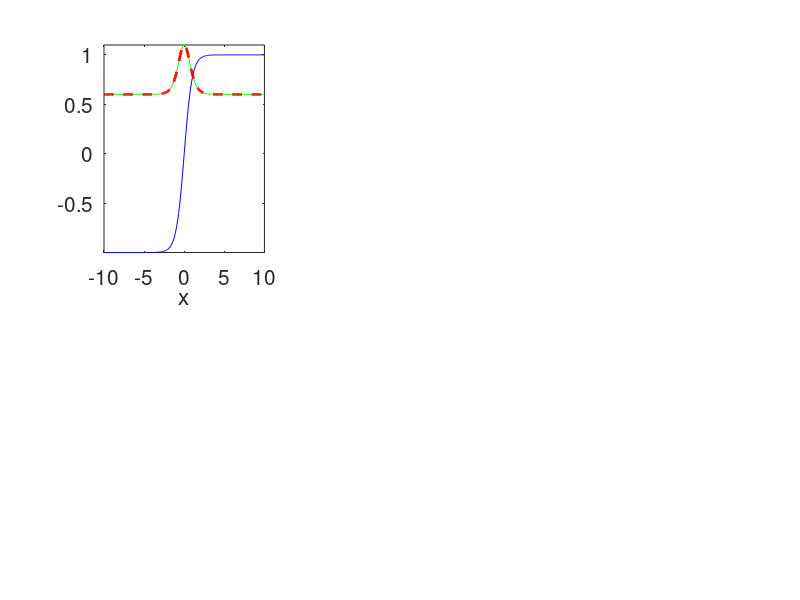

Source code (MATLAB): (Note: this script raises an error after producing the figure.)
% Hua-sheng XIE, huashengxie@gmail.com, IFTS-ZJU, 2013-06-22 11:03
% eigensolver for linear 2D slab tearing mode problem
% Ref: [1] FU Zhu-feng & HU You-qiu, 1995 book, p404-413
%      [2] Lee L.C. & Fu Z.F., 1986, JGR
% Test OK for growth rate, but seems not perfect for mode structure

close all; clear; clc;
runtime=cputime;

beta=0.2; alpha=0.3; Rm=8; gamma=3; % parameters
bc=1; % b.c.
eqm=0; % initial equilibrium type

l=1; L=10*l; dx=0.1*l;
x=-L:dx:L; d2x=2*dx; dx2=dx*dx;

% Index: -L --> j=0, L --> j=nx+1, matrix elements j=1, 2, ..., nx.
% Matlab array index 1:nx+2
nx=length(x)-2;

% equilibrium
Bz0=1; RT=1; Bm=Bz0; pm=beta*Bm^2/2; rhom=pm/RT; p0=pm+Bm^2/2;
if(eqm==1)
    Bz=(abs(x)>=l).*Bz0.*x./abs(x+eps)+(abs(x)<l).*Bz0.*x/l;
    p=p0-Bz.^2/2; 
    rho=p./RT;
else
    Bz=Bz0*tanh(x./l);
    p=p0+sech(x./l).^2*Bz0^2/2; 
    rho=p./RT;
end


rhopj=(diff(rho(2:(nx+2)))+diff(rho(1:(nx+1))))./2/dx;
ppj=(diff(p(2:(nx+2)))+diff(p(1:(nx+1))))./2/dx;
Bzpj=(diff(Bz(2:(nx+2)))+diff(Bz(1:(nx+1))))./2/dx;

xj=x(2:(nx+1)); rhoj=rho(2:(nx+1)); pj=p(2:(nx+1)); Bzj=Bz(2:(nx+1));

% 1 -> rho1; 2 -> ux1; 3 -> uz1; 4 -> Bx1; 5 -> Bz1; 6 -> p1
% eigen matrix (6*nx)*(6*nx) dimensions
j=1:nx; jm=2:nx; jp=1:(nx-1);
% rho1
M12=sparse(j,j,-rhopj,nx,nx)+...
    sparse(jm,jp,rhoj(jm)/d2x,nx,nx)+...
    sparse(jp,jm,-rhoj(jp)./d2x,nx,nx);
M13=sparse(j,j,-1i*alpha*rhoj,nx,nx);

% ux1
M24=sparse(j,j,1i*alpha*Bzj./rhoj,nx,nx);
M25=sparse(j,j,-Bzpj./rhoj,nx,nx)+...
    sparse(jm,jp,Bzj(jm)./rhoj(jm)/d2x,nx,nx)+...
    sparse(jp,jm,-Bzj(jp)./rhoj(jp)/d2x,nx,nx);
M26=sparse(jm,jp,beta./(2*rhoj(jm))/d2x,nx,nx)+...
    sparse(jp,jm,-beta./(2*rhoj(jm))/d2x,nx,nx);

% uz1
M34=sparse(j,j,Bzpj./rhoj,nx,nx);
M36=sparse(j,j,-1i*alpha*beta./(2*rhoj),nx,nx);

% Bx1
M42=sparse(j,j,1i*alpha*Bzj,nx,nx);
M44=sparse(j,j,-(alpha^2+2/dx2)/Rm.*ones(1,nx),nx,nx)+...
    sparse(jm,jp,1/dx2/Rm.*ones(1,nx-1),nx,nx)+...
    sparse(jp,jm,1/dx2/Rm.*ones(1,nx-1),nx,nx);

% Bz1
M52=sparse(j,j,-Bzpj,nx,nx)+...
    sparse(jm,jp,Bzj(jm)/d2x,nx,nx)+...
    sparse(jp,jm,-Bzj(jp)/d2x,nx,nx);
M55=sparse(j,j,-(alpha^2+2/dx2)/Rm.*ones(1,nx),nx,nx)+...
    sparse(jm,jp,1/dx2/Rm.*ones(1,nx-1),nx,nx)+...
    sparse(jp,jm,1/dx2/Rm.*ones(1,nx-1),nx,nx);

% p1
M62=sparse(j,j,-ppj,nx,nx)+...
    sparse(jm,jp,gamma*pj(jm)/d2x,nx,nx)+...
    sparse(jp,jm,-gamma*pj(jp)/d2x,nx,nx);
M63=sparse(j,j,-1i*alpha*gamma*pj,nx,nx);

O=0.*M12;

% set matrix M
M=[O  M12 M13  O   O   O;
   O   O   O  M24 M25 M26;
   O   O   O  M34  O  M36;
   O  M42  O  M44  O   O ;
   O  M52  O   O  M55  O ;
   O  M62 M63  O   O   O];

% solve
sigma=0.1; % search eigenvalues aroud this value
[V,D]=eigs(M,6,sigma);
[row,col] = find(real(D)==max(max(real(D))));
w=1i*D(row,col);
rho1=V(j,col);
ux1=V(nx+j,col);
uz1=V(2*nx+j,col);
Bx1=V(3*nx+j,col);
Bz1=V(4*nx+j,col);
p1=V(5*nx+j,col);
    
h=figure('unit','normalized','Position',[0.01 0.1 0.65 0.7],...
    'DefaultAxesFontSize',15);
subplot(2,3,1);
plot(x,rho,'g',x,Bz,'b',x,p,'r--','LineWidth',2); 
xlabel('x'); xlim([-L,L]); axis tight;
legend('\rho_0','Bz_0','p_0',4); legend('boxoff');
title(['(a) \alpha=',num2str(alpha),', \beta=',...
    num2str(beta),', Rm=',num2str(Rm)]);

subplot(2,3,2);
if(nx<=2^9) % eig() supports only small dimensions, e.g., N<1000 
    FM=full(M);
    d=eig(FM); wtmp=1i*d;
    ind=find(imag(wtmp)>0);
    xmax=1.1*max(abs(real(wtmp))); 
    ymax=max(imag(wtmp)); ymin=min(imag(wtmp)); 
    plot(real(wtmp),imag(wtmp),'m.',real(wtmp(ind)),...
        imag(wtmp(ind)),'r+',[-xmax,xmax],[0,0],'g--','LineWidth',2);
    axis([-xmax,xmax 1.1*ymin-0.1*ymax 1.1*ymax-0.1*ymin]); 
end
xlabel('Re(\omega)'); ylabel('Im(\omega)');
title('(b) eigenvalues');

runtime=cputime-runtime;

subplot(2,3,3);
plot(xj,real(Bx1),xj,imag(Bx1),'r--','LineWidth',2); xlabel('x');
legend('Re(Bx_1)','Im(Bx_1)'); legend('boxoff');
title(['(c) nx=',num2str(nx),', runtime=',num2str(runtime,3),'s']);
subplot(2,3,4); 
plot(xj,real(ux1),xj,imag(ux1),'r--','LineWidth',2); xlabel('x');
legend('Re(ux1)','Im(ux1)'); legend('boxoff');
title(['(d) \omega=',num2str(w,3)]);
subplot(2,3,5);
plot(xj,real(p1),xj,imag(p1),'r--','LineWidth',2); xlabel('x');
legend('Re(p_1)','Im(p_1)'); legend('boxoff');
subplot(2,3,6);
plot(xj,real(Bz1),xj,imag(Bz1),'r--','LineWidth',2); xlabel('x');
legend('Re(Bz_1)','Im(Bz_1)'); legend('boxoff');

print('-dpng',['tearing_eig,alpha=',num2str(alpha),',beta=',...
    num2str(beta),',Rm=',num2str(Rm),',nx=',num2str(nx),'.png']);
